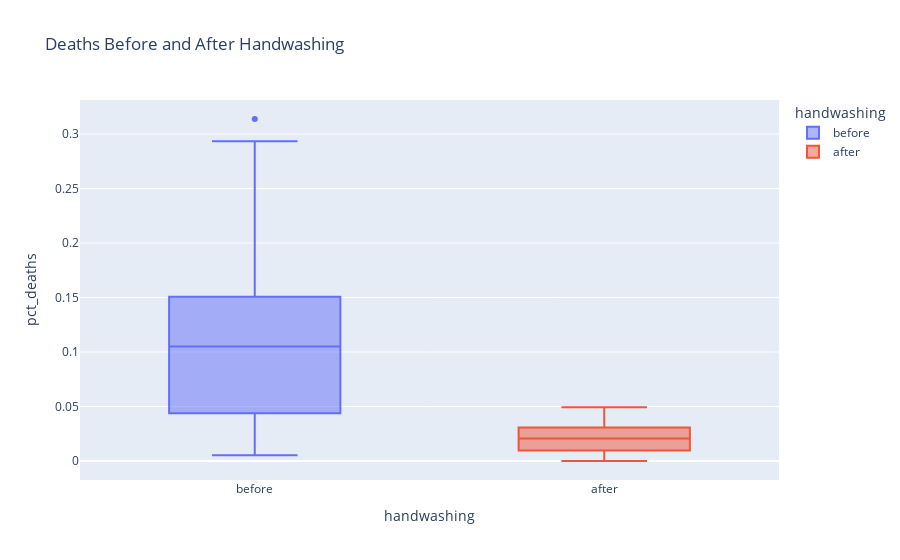

Here is the notebook cell this chart was saved with:
### Code cell
px.box(df_monthly, x='handwashing', y='pct_deaths', color='handwashing', title="Deaths Before and After Handwashing")

### Figure 1 — Plotly figure (JSON) as saved in the notebook; plotly's stock layout.template omitted (floating-point values rounded to 4 significant figures)
{"data": [{"alignmentgroup": "True", "hovertemplate": "handwashing=%{x}<br>pct_deaths=%{y}<extra></extra>", "legendgroup": "before", "marker": {"color": "#636efa"}, "name": "before", "notched": false, "offsetgroup": "before", "orientation": "v", "showlegend": true, "type": "box", "x": ["before", "before", "before", "before", "before", "before", "before", "before", "before", "before", "before", "before", "before", "before", "before", "before", "before", "before", "before", "before", "before", "before", "before", "before", "before", "before", "before", "before", "before", "before", "before", "before", "before", "before", "before", "before", "before", "before", "before", "before", "before", "before", "before", "before", "before", "before", "before", "before", "before", "before", "before", "before", "before", "before", "before", "before", "before", "before", "before", "before", "before", "before", "before", "before", "before", "before", "before", "before", "before", "before", "before", "before", "before", "before", "before", "before"], "x0": " ", "xaxis": "x", "y": [0.1457, 0.07531, 0.04332, 0.01569, 0.007843, 0.05, 0.08421, 0.01351, 0.01878, 0.1102, 0.2255, 0.2085, 0.1222, 0.1023, 0.1074, 0.03226, 0.06593, 0.2078, 0.2546, 0.1839, 0.2934, 0.2297, 0.3138, 0.1912, 0.1597, 0.1241, 0.1193, 0.06098, 0.04082, 0.005236, 0.01554, 0.02262, 0.176, 0.07143, 0.08051, 0.1516, 0.1128, 0.1703, 0.1731, 0.05833, 0.02679, 0.04369, 0.0632, 0.01224, 0.03226, 0.1102, 0.1055, 0.07591, 0.04745, 0.04452, 0.04231, 0.04392, 0.07143, 0.06122, 0.03586, 0.1055, 0.1484, 0.1094, 0.1049, 0.1339, 0.1809, 0.1543, 0.1897, 0.1344, 0.1015, 0.131, 0.1806, 0.1439, 0.1496, 0.1077, 0.05369, 0.03215, 0.01923, 0.03607, 0.1827, 0.1224], "y0": " ", "yaxis": "y"}, {"alignmentgroup": "True", "hovertemplate": "handwashing=%{x}<br>pct_deaths=%{y}<extra></extra>", "legendgroup": "after", "marker": {"color": "#EF553B"}, "name": "after", "notched": false, "offsetgroup": "after", "orientation": "v", "showlegend": true, "type": "box", "x": ["after", "after", "after", "after", "after", "after", "after", "after", "after", "after", "after", "after", "after", "after", "after", "after", "after", "after", "after", "after", "after", "after"], "x0": " ", "xaxis": "x", "y": [0.02239, 0.012, 0.01894, 0.0458, 0.03957, 0.04472, 0.0293, 0.03534, 0.006873, 0, 0.006557, 0.009585, 0.01136, 0.003717, 0, 0.009615, 0.02341, 0.02903, 0.0134, 0.02233, 0.03085, 0.04926], "y0": " ", "yaxis": "y"}], "layout": {"boxmode": "overlay", "legend": {"title": {"text": "handwashing"}, "tracegroupgap": 0}, "title": {"text": "Deaths Before and After Handwashing"}, "xaxis": {"anchor": "y", "categoryarray": ["before", "after"], "categoryorder": "array", "domain": [0, 1], "title": {"text": "handwashing"}}, "yaxis": {"anchor": "x", "domain": [0, 1], "title": {"text": "pct_deaths"}}}}
